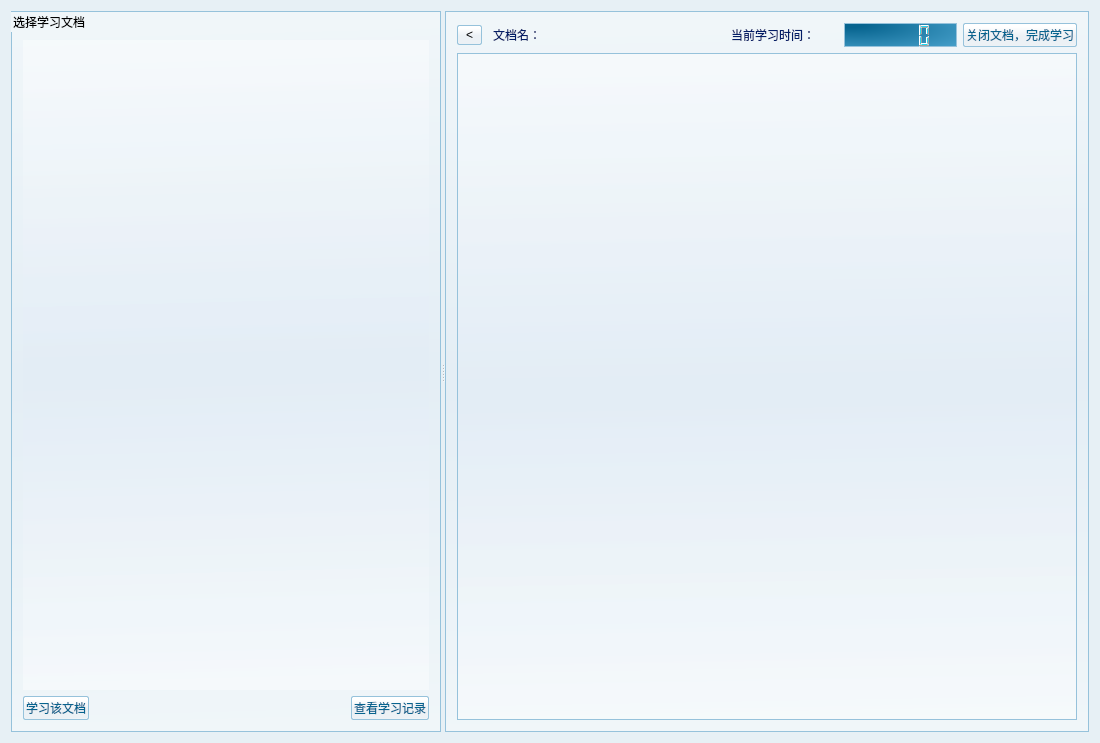
<?xml version="1.0" encoding="UTF-8"?>
<ui version="4.0">
 <class>Mydoc</class>
 <widget class="QWidget" name="Mydoc">
  <property name="geometry">
   <rect>
    <x>0</x>
    <y>0</y>
    <width>1100</width>
    <height>743</height>
   </rect>
  </property>
  <property name="windowTitle">
   <string>文档</string>
  </property>
  <property name="styleSheet">
   <string notr="true">font: 14pt &quot;宋体&quot;;
background-color: rgb(231, 240, 245);</string>
  </property>
  <layout class="QGridLayout" name="gridLayout_3">
   <item row="0" column="0">
    <widget class="QSplitter" name="splitter">
     <property name="orientation">
      <enum>Qt::Horizontal</enum>
     </property>
     <widget class="QGroupBox" name="groupBox">
      <property name="minimumSize">
       <size>
        <width>5</width>
        <height>600</height>
       </size>
      </property>
      <property name="styleSheet">
       <string notr="true">
background-color: qlineargradient(spread:pad, x1:0.528364, y1:1, x2:0.511, y2:0.0113636, stop:0 rgba(255, 255, 255, 100), stop:0.5 rgba(224, 234, 245, 100), stop:1 rgba(255, 255, 255, 100));
 border-width: 1px;
    border-color: rgb(150, 194, 219);
    border-style: solid;
    padding: 2px;</string>
      </property>
      <property name="title">
       <string>选择学习文档</string>
      </property>
      <layout class="QGridLayout" name="gridLayout">
       <item row="0" column="0">
        <layout class="QVBoxLayout" name="verticalLayout">
         <item>
          <widget class="QTreeView" name="treeView_docdir">
           <property name="styleSheet">
            <string notr="true"> border:none;  </string>
           </property>
          </widget>
         </item>
         <item>
          <layout class="QHBoxLayout" name="horizontalLayout">
           <item>
            <widget class="QPushButton" name="pushButtonStudy">
             <property name="styleSheet">
              <string notr="true">background-color: qlineargradient(spread:pad, x1:0.520599, y1:1, x2:0.508, y2:0.142, stop:0 rgba(255, 255, 255, 255), stop:0.0564972 rgba(236, 241, 245, 255), stop:0.536723 rgba(236, 241, 245, 255), stop:1 rgba(255, 255, 255, 255));

    border-width: 1px;
    border-color: rgb(150, 194, 219);
    border-style: solid;
    border-radius:2;
    padding: 2px;
 
font: 13pt &quot;汉仪中黑简&quot;;
color: rgb(7, 100, 143);</string>
             </property>
             <property name="text">
              <string>学习该文档</string>
             </property>
            </widget>
           </item>
           <item>
            <spacer name="horizontalSpacer">
             <property name="orientation">
              <enum>Qt::Horizontal</enum>
             </property>
             <property name="sizeHint" stdset="0">
              <size>
               <width>18</width>
               <height>20</height>
              </size>
             </property>
            </spacer>
           </item>
           <item>
            <widget class="QPushButton" name="pushButton_MystudyRec">
             <property name="styleSheet">
              <string notr="true">background-color: qlineargradient(spread:pad, x1:0.520599, y1:1, x2:0.508, y2:0.142, stop:0 rgba(255, 255, 255, 255), stop:0.0564972 rgba(236, 241, 245, 255), stop:0.536723 rgba(236, 241, 245, 255), stop:1 rgba(255, 255, 255, 255));

    border-width: 1px;
    border-color: rgb(150, 194, 219);
    border-style: solid;
    border-radius:2;
    padding: 2px;
 
font: 13pt &quot;汉仪中黑简&quot;;
color: rgb(7, 100, 143);</string>
             </property>
             <property name="text">
              <string>查看学习记录</string>
             </property>
            </widget>
           </item>
          </layout>
         </item>
        </layout>
       </item>
      </layout>
     </widget>
     <widget class="QFrame" name="frame">
      <property name="minimumSize">
       <size>
        <width>600</width>
        <height>600</height>
       </size>
      </property>
      <property name="maximumSize">
       <size>
        <width>773</width>
        <height>16777215</height>
       </size>
      </property>
      <property name="styleSheet">
       <string notr="true">background-color: qlineargradient(spread:pad, x1:0.528364, y1:1, x2:0.511, y2:0.0113636, stop:0 rgba(255, 255, 255, 100), stop:0.5 rgba(224, 234, 245, 100), stop:1 rgba(255, 255, 255, 100));
 border-width: 1px;
    border-color: rgb(150, 194, 219);
    border-style: solid;
    padding: 2px;</string>
      </property>
      <property name="frameShape">
       <enum>QFrame::StyledPanel</enum>
      </property>
      <layout class="QGridLayout" name="gridLayout_2">
       <item row="0" column="0">
        <layout class="QVBoxLayout" name="verticalLayout_2">
         <item>
          <layout class="QHBoxLayout" name="horizontalLayout_2">
           <item>
            <widget class="QPushButton" name="pushButton_collapse">
             <property name="sizePolicy">
              <sizepolicy hsizetype="Fixed" vsizetype="Fixed">
               <horstretch>0</horstretch>
               <verstretch>0</verstretch>
              </sizepolicy>
             </property>
             <property name="minimumSize">
              <size>
               <width>24</width>
               <height>0</height>
              </size>
             </property>
             <property name="maximumSize">
              <size>
               <width>25</width>
               <height>16777215</height>
              </size>
             </property>
             <property name="styleSheet">
              <string notr="true">background-color: qlineargradient(spread:pad, x1:0.520599, y1:1, x2:0.508, y2:0.142, stop:0 rgba(255, 255, 255, 255), stop:0.0564972 rgba(236, 241, 245, 255), stop:0.536723 rgba(236, 241, 245, 255), stop:1 rgba(255, 255, 255, 255));

    border-width: 1px;
    border-color: rgb(150, 194, 219);
    border-style: solid;
    border-radius:2;
    padding: 2px;</string>
             </property>
             <property name="text">
              <string>&lt;</string>
             </property>
            </widget>
           </item>
           <item>
            <widget class="QLabel" name="label">
             <property name="styleSheet">
              <string notr="true">font: 75 12pt &quot;新宋体&quot;;
color: rgb(4, 30, 103);
background-color: qlineargradient(spread:pad, x1:0.528364, y1:1, x2:0.511, y2:0.0113636, stop:0 rgba(255, 255, 255, 0), stop:0.5 rgba(224, 234, 245, 0), stop:1 rgba(255, 255, 255, 0));
    border-width:0px;

</string>
             </property>
             <property name="text">
              <string>文档名：</string>
             </property>
            </widget>
           </item>
           <item>
            <widget class="QLabel" name="label_docname">
             <property name="styleSheet">
              <string notr="true">font: 75 12pt &quot;新宋体&quot;;
color: rgb(4, 30, 103);
background-color: qlineargradient(spread:pad, x1:0.528364, y1:1, x2:0.511, y2:0.0113636, stop:0 rgba(255, 255, 255, 0), stop:0.5 rgba(224, 234, 245, 0), stop:1 rgba(255, 255, 255, 0));
    border-width:0px;</string>
             </property>
             <property name="text">
              <string/>
             </property>
            </widget>
           </item>
           <item>
            <widget class="QLabel" name="label_3">
             <property name="styleSheet">
              <string notr="true">font: 75 12pt &quot;新宋体&quot;;
color: rgb(4, 30, 103);
background-color: qlineargradient(spread:pad, x1:0.528364, y1:1, x2:0.511, y2:0.0113636, stop:0 rgba(255, 255, 255, 0), stop:0.5 rgba(224, 234, 245, 0), stop:1 rgba(255, 255, 255, 0));
    border-width:0px;</string>
             </property>
             <property name="text">
              <string>当前学习时间：</string>
             </property>
            </widget>
           </item>
           <item>
            <widget class="QLCDNumber" name="lcdNumber_time">
             <property name="maximumSize">
              <size>
               <width>16777215</width>
               <height>40</height>
              </size>
             </property>
             <property name="styleSheet">
              <string notr="true">background-color: qradialgradient(spread:pad, cx:0.432, cy:0.589545, radius:1.722, fx:0.017, fy:0.0238737, stop:0.0734463 rgba(7, 100, 143, 255), stop:1 rgba(124, 210, 252, 255));
color: rgb(31,217,242); </string>
             </property>
             <property name="smallDecimalPoint">
              <bool>false</bool>
             </property>
            </widget>
           </item>
           <item>
            <widget class="QPushButton" name="pushButton_finishdoc">
             <property name="styleSheet">
              <string notr="true">background-color: qlineargradient(spread:pad, x1:0.520599, y1:1, x2:0.508, y2:0.142, stop:0 rgba(255, 255, 255, 255), stop:0.0564972 rgba(236, 241, 245, 255), stop:0.536723 rgba(236, 241, 245, 255), stop:1 rgba(255, 255, 255, 255));

    border-width: 1px;
    border-color: rgb(150, 194, 219);
    border-style: solid;
    border-radius:2;
    padding: 2px;
 
font: 13pt &quot;汉仪中黑简&quot;;
color: rgb(7, 100, 143);</string>
             </property>
             <property name="text">
              <string>关闭文档，完成学习</string>
             </property>
            </widget>
           </item>
          </layout>
         </item>
         <item>
          <widget class="QWidget" name="widget" native="true">
           <property name="minimumSize">
            <size>
             <width>200</width>
             <height>600</height>
            </size>
           </property>
           <property name="styleSheet">
            <string notr="true">background-color: qlineargradient(spread:pad, x1:0.528364, y1:1, x2:0.511, y2:0.0113636, stop:0 rgba(255, 255, 255, 100), stop:0.5 rgba(224, 234, 245, 100), stop:1 rgba(255, 255, 255, 100));
 border-width: 1px;
    border-color: rgb(150, 194, 219);
    border-style: solid;
    padding: 2px;</string>
           </property>
          </widget>
         </item>
        </layout>
       </item>
      </layout>
     </widget>
    </widget>
   </item>
  </layout>
 </widget>
 <resources>
  <include location="../SimuTrainee.qrc"/>
 </resources>
 <connections/>
</ui>
